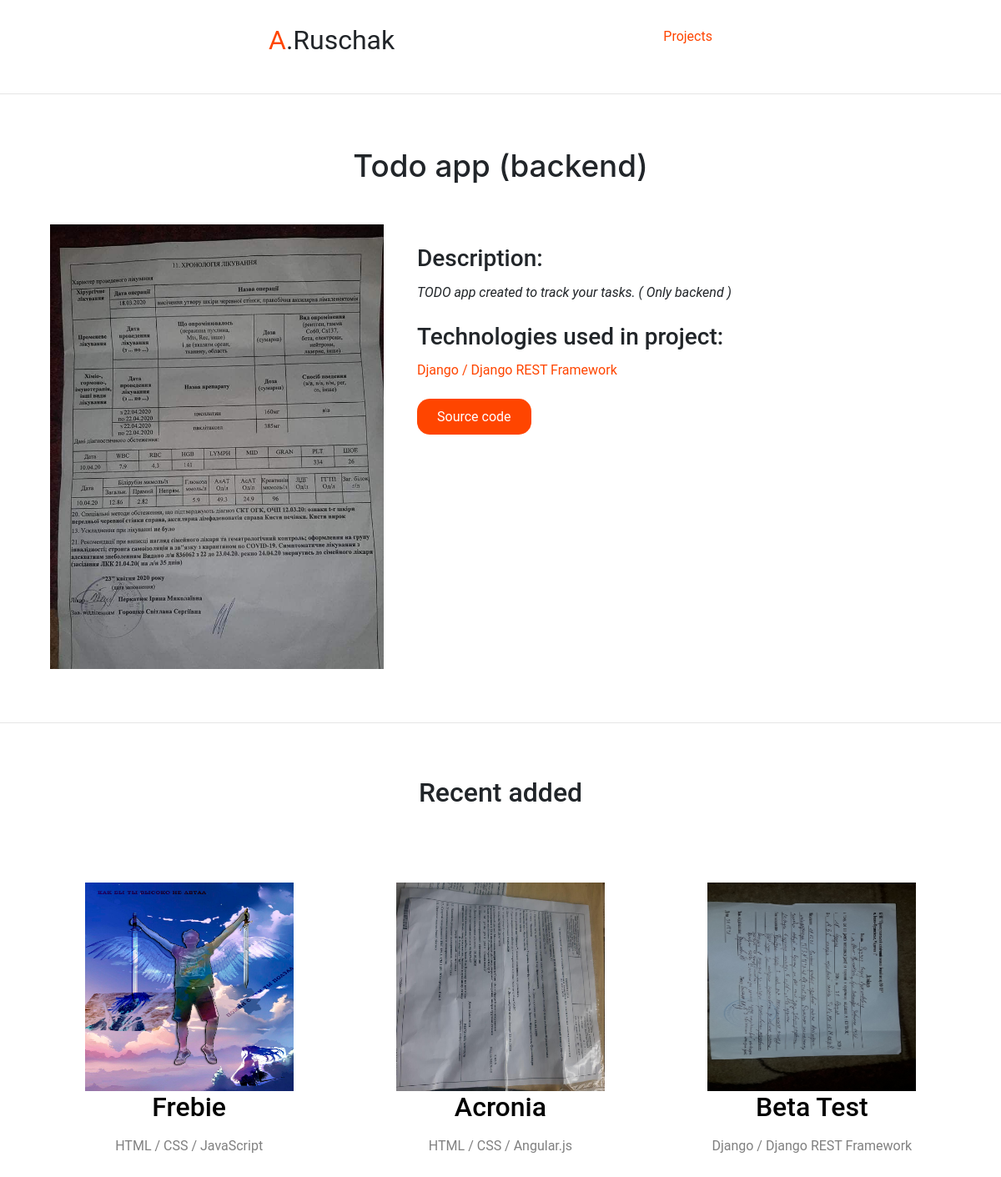
/project/5, run on the app's committed database.
### pages/models.py (models this page shows, shortened)
class Work(models.Model):
    title = models.CharField(max_length=255, verbose_name='name of project')
    description = models.TextField(verbose_name='Description of project')
    demo_link = models.CharField(max_length=255, verbose_name='Link to project', blank=True)
    source_link = models.CharField(max_length=255, verbose_name='Link to source code', blank=True)
    technologies_used = models.CharField(max_length=255, verbose_name='Technologies used in project')
    image = models.ImageField()

### pages/views.py (the view)
# urls.py: path('project/<int:pk>', ProjectDetail.as_view(),name='project_detail')
class ProjectDetail(DetailView):
    template_name = 'project_detail.html'
    model = Work
    def get_context_data(self, **kwargs):
        context = super().get_context_data(**kwargs)
        context['lasted'] = Work.objects.filter(~Q(id=self.object.id))
        return context

### templates/project_detail.html (shortened to what this page needs)
{% extends 'base.html' %}
{% block content %}
    <hr>
    <br>
    <h2 class="title" style="font-size:2.3rem;">{{ object.title }}</h2>
    <div class="main">
    <div class="left-side">
        <img src="{{ object.image.url }}" alt="{{ object.title }}">
    </div>
    <div class="right-side">
    <h3>Description:</h3>
     <p> <i>{{ object.description }}</i> </p>
     <h3>Technologies used in project: </h3>
     <p style="color:orangered">{{ object.technologies_used }}</p>
     <div class="buttons">
    {% if object.source_link %}
        <a href="{{ object.source_link }}">Source code</a>
    {% endif %}
     </div>
    </div>
    </div>
    <br>
    <br>
    <hr>
    <br>
    <div class="addon">
    <h2 class="title">Recent added</h2>
    <div class="projects">
    {% for last in lasted %}
    <a href="{% url 'project_detail' last.pk %}">
        <div class="project">
            <img src="{{ last.image.url }}" alt="{{ last.title }}">
            <h2>{{ last.title }}</h2>
            <p>{{ last.technologies_used }}</p>
        </div>
        </a>
    {% endfor %}
    </div>
    </div>
{% endblock content %}

### pages/static/css/styles.css (style rules this page uses)
* { margin: 0; font-family: 'Roboto', sans-serif; }
.title { text-align: center; margin-top: 3vh; }
hr { border-color: orangered; max-width: 1300px; margin: 0 auto; margin-top: 2vh; margin-bottom: 2vh; }
.projects { display: flex; justify-content: space-around; flex-flow: wrap; flex-wrap: wrap; padding: 5vh; }
.projects a { text-decoration: none; }
.projects .project { max-width: 400px; text-align: center; padding: 5vh; color: black; }
.projects .project img { width: 250px; height: 250px; }
.projects .project p { margin-top: 2vh; color: grey; }
.main { padding-top: 5vh; max-width: 1080px; margin: 0 auto; display: flex; }
.main .left-side img { max-width: 400px; }
.main .right-side { padding-left: 5vh; }
.main .right-side h3 { margin-top: 3vh; }
.main .right-side p { margin-top: 1.5vh; }
.main .right-side .buttons { margin-top: 4vh; }
.main .right-side .buttons a { margin-right: 1.5vh; background-color: orangered; padding: 1.5vh 3vh; color: white; border-radius: 15px; text-decoration: none; }
.addon { margin-top: 3vh; }

### data on the page
Work: title "Todo app (backend)", image (picture), description "TODO app created to track your tasks. ( Only backend )", technologies_used "Django / Django REST Framework"
Work: image (picture), title "Frebie", technologies_used "HTML / CSS / JavaScript"
Work: image (picture), title "Acronia", technologies_used "HTML / CSS / Angular.js"
Work: image (picture), title "Beta Test", technologies_used "Django / Django REST Framework"
